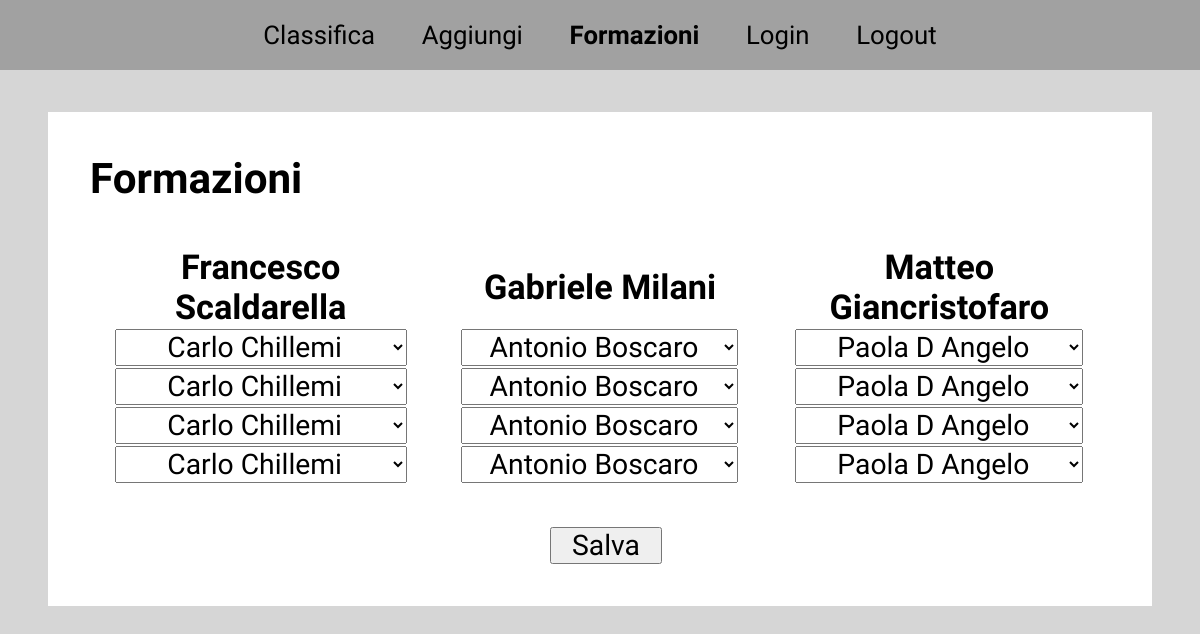
Page /formationsPage.php on the committed database.
### tables this page shows
CREATE TABLE `sfidanti` (
  `id` int(11) NOT NULL,
  `username` varchar(20) NOT NULL,
  `password` varchar(20) NOT NULL,
  `nome` varchar(24) DEFAULT NULL,
  `punti` int(11) NOT NULL DEFAULT 0
);

### basics/connection.php (called while the page is built, shortened)
<?php
    include "basics/DatabaseTable.php";
    $pdo = new PDO('mysql:host=localhost;dbname=fantint', 'fantuser', 'fanta123');
    $sfidTab = new DatabaseTable($pdo, 'sfidanti', 'id');
    $giocTab = new DatabaseTable($pdo, 'giocatori', 'id');
    $rawSfidanti = $sfidTab->findAll();
    $sfidanti = [];
    foreach ($rawSfidanti as $key => $rawSfidante) {
        $sfidanti[$rawSfidante->id] = $rawSfidante;
    }
    $nomiSfidanti = [];
    foreach ($sfidanti as $sfidante) {
        $nomiSfidanti[$sfidante->id] = $sfidante->nome;
    }
    $rawGiocatori = $giocTab->findAll();
    foreach ($rawGiocatori as $key => $rawGiocatore) {
        if (!(in_array($rawGiocatore->nome, $nomiSfidanti))) {
            $giocatori[$rawGiocatore->id] = $rawGiocatore;
        }
    }
    $giocatoriPerSfidante = [];
    foreach ($sfidanti as $id => $sfidante) {
        $giocatoriPerSfidante[$id] = [];
    }
    foreach ($giocatori as $key => $giocatore) {
        $giocatoriPerSfidante[$giocatore->proprietario][] = $giocatore;
    }

### basics/DatabaseTable.php (called while the page is built, shortened)
<?php
    class DatabaseTable {
        private $PDO;
        private $table;
        private $className;
        private $constructorArgs;
        public function __construct(\PDO $PDO, string $table, $primaryKey, string $className = '\stdClass', array $constructorArgs = []) {
            $this->PDO = $PDO;
            $this->table = $table;
            $this->className = $className;
            $this->constructorArgs = $constructorArgs;
        }
        private function query($sql, $pars=[]) {
            $query = $this->PDO->prepare($sql);
            $query->execute($pars);
            return $query;
        }
        public function findAll($orderBy = null, $limit = null, $offset = null) {
            $query = 'SELECT * FROM `' . $this->table . '`';
            if ($orderBy != null) {
                $query .= ' ORDER BY ' . $orderBy;
            }
            if ($limit != null) {
                $query .= ' LIMIT ' . $limit;
            }
            $result = $this->query($query);
            return $result->fetchAll(\PDO::FETCH_CLASS, $this->className, $this->constructorArgs);
        }
    }

### formationsPage.php (the view, shortened to what this page needs)
<!DOCTYPE html>
<?php
	include 'basics/connection.php';
?>
<html lang="en">
	<head>
		<link rel="stylesheet" href="style/style.css">
	</head>
	<body>
		<header>
			<div>
				<a href="index.php">Classifica</a>
				<a href="addPage.php">Aggiungi</a>
				<a class="thisPage">Formazioni</a>
				<a href="loginPage.php">Login</a>
				<a href="logout.php">Logout</a>
			</div>
		</header>
		<main>
			<div class="container">
				<p class="subtitle biggus">Formazioni</p>
            </div>
            <form class="container" action="/formation.php" method="post">
                <table>
                    <col width="<?= 100 / count($sfidanti) ?>%">
                    <col width="<?= 100 / count($sfidanti) ?>%">
                    <col width="<?= 100 / count($sfidanti) ?>%">
                    <thead>
                        <?php foreach ($sfidanti as $sfidante) : ?>
                            <th><?= $sfidante->nome ?></th>
                        <?php endforeach; ?>
                    </thead>
                    <tbody>
                        <?php for ($i = 0; $i < 4; $i ++) : ?>
                            <tr>
                                <?php foreach ($sfidanti as $key => $sfidante) : ?>
                                    <td>
                                        <select class="formazioni[<?= $sfidante->id ?>]" name="formazioni[<?= $sfidante->id?>][<?= $i ?>]">
                                            <?php foreach ($giocatoriPerSfidante[$sfidante->id] as $giocatore) : ?>
                                                <option value="<?= $giocatore->id ?>"><?= $giocatore->nome ?></option>
                                            <?php endforeach; ?>
                                        </select>
                                    </td>
                                <?php endforeach; ?>
                            </tr>
                        <?php endfor; ?>
                    </tbody>
                </table>
                <div class="container margin-top center-flex">
                    <input type="submit" value="Salva">
                </div>
            </form>
		</main>
	</body>
</html>

### style/style.css (style rules this page uses)
* { margin: 0; padding: 0; font-family: 'Inter Tight', sans-serif; font-size: 1.1em; }
a, a:visited { color: black; text-decoration: none; }
a.thisPage { font-weight: bold; }
body { display: flex; flex-direction: column; align-items: center; width: 100%; background-color: #d6d6d6; }
body > *, header div { display: flex; flex-direction: column; align-items: center; justify-content: center; width: 100%; }
.biggus { font-size: 1.8em !important; }
header { background-color: #a1a1a1 ; }
header div { flex-direction: row !important; justify-content: space-around; width: 60%; padding: 20px; }
main { width: 85%; margin-top: 42px; margin-bottom: 42px; padding: 42px; background-color: white; }
main > *:not(:first-child) { margin-top: 42px; }
.margin-top { margin-top: 42px; }
.container { width: 100%; }
.center-flex { display: flex; justify-content: center; margin-left: 0 !important; }
.subtitle { font-size: 1.25em; font-weight: bold; }
input { margin-left: 12px; }
input[type=submit] { padding: 0 20px; }
table { width: 100%; table-layout: fixed; text-align: center; }
tbody { font-size: 0.825em; }
select, option { text-align: center; }

### rows in the picture
sfidanti: nome "Francesco Scaldarella"
sfidanti: nome "Gabriele Milani"
sfidanti: nome "Matteo Giancristofaro"

### other values in the picture
form field value "Carlo Chillemi"
form field value "Antonio Boscaro"
form field value "Paola D Angelo"
